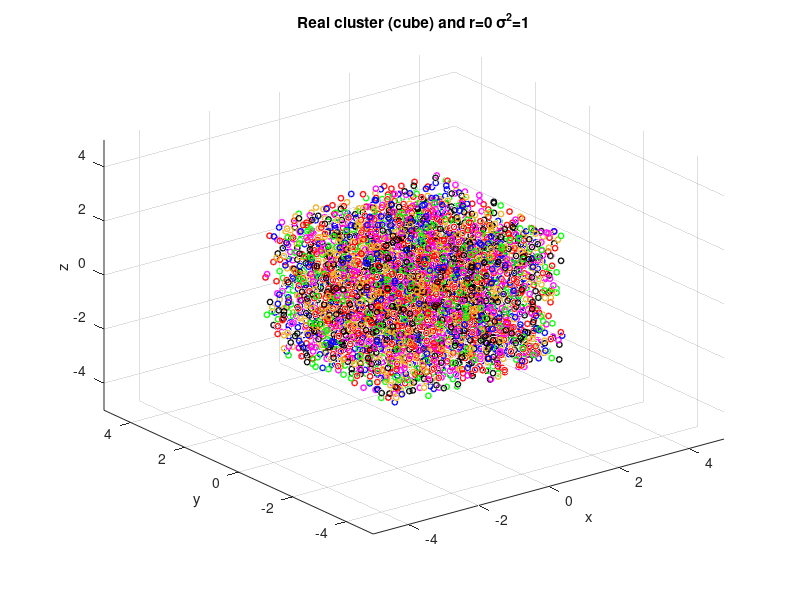
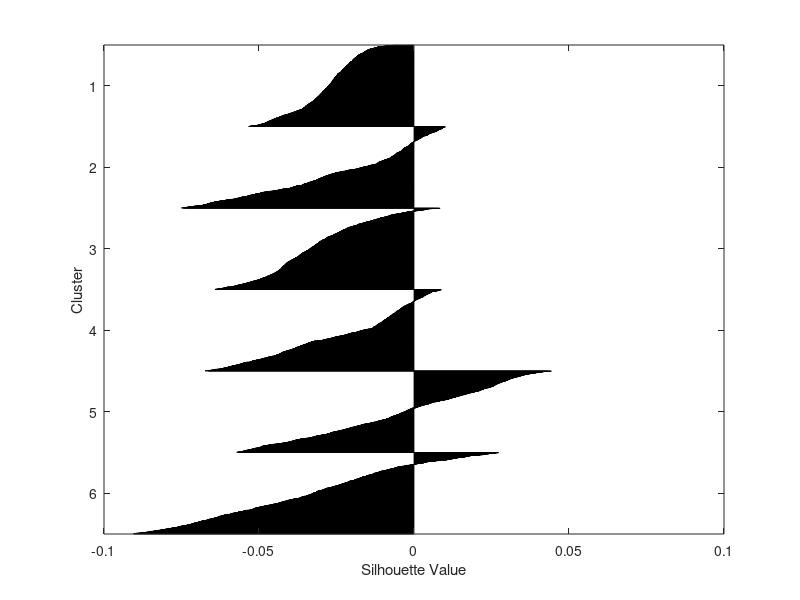

These charts were generated, in order, by the following MATLAB code: (Note: this script raises an error after producing the figures.)





close all
clear all

%Gaos shape or cube
type='cube';   
d=3;
c=6;
c_real=c;
c_est=c;

cluster_samples=1000*ones(1,c);
rotation=[0 0 0;0 0 0;0 0 0;0 0 0;0 0 0;0 0 0];
colors={{'r'},{'k'},{[0.9290 0.6940 0.1250]},{'magenta'},{'b'},{'g'},{'yellow'},...
        {[0.3010 0.7450 0.9330]},{[0.6350 0.0780 0.1840]}};
sigma=[1 2 4];
alpha=0.99919224588;
r=0:0.5:5;
ITTER=20;
c_est=c_real;
bins=200;
t=1:500;
thr=500;

for k=1:c_est 
     P_w_guess(k)=1/c_est;
end
for k=1:c_est 
    sigma_guess(:,:,k)=eye(d);
end

for s=1:length(sigma)
    for j=1:length(r)
        %r=30;                                           %distance from center
        centers=r(j)*[1 0 0;-1 0 0;0 1 0;0 -1 0;0 0 1;0 0 -1];
        mu_correct=centers;
        sigma_correct=zeros(d,d,c);
        for i=1:c
            sigma_correct(:,:,i)=eye(d)*sigma(s)^2;
        end
                                                       %ball in radius 3*sigma cover aplha from cube in len = L
        X=[];
        Labels=[];       
        for k=1:c
            R_A=[1 0 0;...
                0 cos(rotation(k,1)) sin(rotation(k,1));...
                0 -sin(rotation(k,1)) cos(rotation(k,1))];
            R_B=[cos(rotation(k,2)) 0 -sin(rotation(k,2));...
                 0 1 0;...
                 sin(rotation(k,2)) 0 cos(rotation(k,2))];
            R_C=[cos(rotation(k,3)) sin(rotation(k,3)) 0;...
                 -sin(rotation(k,3)) cos(rotation(k,3)) 0;...
                 0 0 1];
            if strcmp(type,'cube')
                L=sigma(s)*(36*pi/alpha)^(1/3);
                len=L*ones(c,d);
                ADD=centers(k,:)+len(k,:).*(rand(cluster_samples(k),d)-0.5);
            else       
                ADD=mvnrnd(mu_correct(k,:),sigma_correct(:,:,k),cluster_samples(k));
            end
            X=cat(1,X,ADD*R_A*R_B*R_C);
            Labels=cat(1,Labels,k*ones(cluster_samples(k),1));            
            plot3(ADD(:,1),ADD(:,2),ADD(:,3),'o','color',cell2mat(colors{k}),...
                        'LineWidth',1,'MarkerSize',4);
            title(['Real cluster (',type,') and r=',...
                  num2str(r(j)),' \sigma^{2}=',num2str(sigma(s))]);
            xlabel('x'); xlim(r(end)*[-1 1]);
            ylabel('y'); ylim(r(end)*[-1 1]);
            zlabel('z'); zlim(r(end)*[-1 1]);            
            hold on;
            
        end
        grid on;
              
        sill_R=silhouette(X,Labels);
        %{
        figure();
        histogram(sill_R,bins,'FaceColor','b');
        title('\color{blue}Real silhouette Cofficiants histogram');
        xlabel('cofficiant value');        
        xlim([-1 1]);
        grid on;
        %}
        
        for b=1:2
            if b==1
                ran=randi([1 size(X,1)],1,c_est);
                ran=[1 5 7 18 24 33];
                mu_guess=X(ran,:);
            else
                mu_guess=k_means(X,mu_guess,c_est);
            end
            
            [u_mle,mu_est,sigma_est,P_w_est,P_x_w_guess]=...
            mle_est(X,c_est,mu_guess,sigma_guess,P_w_guess,ITTER);
            disp(mu_est);
            if norm(double(isnan(u_mle)))>0 || ...
               norm(double(isnan(mu_est)))>0 || ...
               norm(double(isnan(reshape(sigma_est,d*d*c,1,1))))>0
               disp('gfdsgfdsgs');
            end
                                                
            u_est=zeros(c_est,size(X,1));
            for i=1:size(u_mle,1)
                 for v=1:size(u_mle,2)
                     if u_mle(i,v)<10^-5
                         u_mle(i,v)=0;
                     end
                     if u_mle(i,v)>1-10^-5
                         u_mle(i,v)=1;
                     end
                     if u_mle(i,v)>0.5
                         u_est(i,v)=1;
                     end
                 end
            end
            
            for i=1:size(X,1)
                index(i)=find(u_mle(:,i)==max(u_mle(:,i)));
            end
            mu_error(j,s,b)=my_norm(mu_correct,mu_est);
        	sigma_error(j,s,b)=my_norm(sigma_correct,sigma_est);
            RI(j,s,b)=rand_index(Labels,index);
            NMI(j,s,b)=nmi(index,Labels);
            S=silhouette(X,index)-sill_R;
            BAR_sill(j,s,b,1)=median(S);
            BAR_sill(j,s,b,2)=mean(S);
            BAR_sill(j,s,b,3)=var(S);
            M(j,s,b,:)=mean((S-mean(S)).^t);
            %REL_sill(j,s,b,:)=silhouette(X,index)-sill_R;
            fprintf(['r=',num2str(r(j)),...
                '  sigma=',num2str(sigma(s)),'  b=',num2str(b),'\n']);            
        end 
        
    end
end

RES(:,:,:,1)=mu_error;
RES(:,:,:,2)=sigma_error;
RES(:,:,:,3)=RI;
RES(:,:,:,4)=NMI;

tit={'\mu error','\sigma^{2} error','RI','NMI'};
for b=1:2
    figure(b+2);
    if b==1
        suptitle('Random initialization')
    else
        suptitle('k-mean initialization')
    end
    for PLOT=1:4
        subplot(2,2,PLOT)
        for s=1:length(sigma)
            plot(r,RES(:,s,b,PLOT),'color',cell2mat(colors{s}),...
                'LineWidth',2);
            hold on;
            lg{s}=['\sigma^{2}=',num2str(sigma(s))];
        end
        title(tit{PLOT},'FontSize',10);
        xlabel('r','FontSize',10);
        ylabel('Value','FontSize',10);
        legend(lg,'FontSize',10);
        grid on;
    end
end


figure();
LG={};
i=1;
for b=1:2
    for s=1:length(sigma)
        if b==1
            LG{i}=['R - \sigma^{2}=',num2str(sigma(s))];
        else
            LG{i}=['KM - \sigma^{2}=',num2str(sigma(s))];
        end        
        i=i+1;
    end
end

for PLOT=3:4
    subplot(2,1,PLOT-2);
    for s=1:length(sigma)
        plot(r,smooth(RES(:,s,1,PLOT)),'--','color',cell2mat(colors{s}),...
        'LineWidth',1);
        xlabel('r','FontSize',10);
        if PLOT==3
            ylabel('RI','FontSize',10); 
        else
            ylabel('NMI','FontSize',10); 
        end              
        hold on;
    end    
    for s=1:length(sigma)
        plot(r,RES(:,s,2,PLOT),'color',cell2mat(colors{s}),...
        'LineWidth',1.5);
        xlabel('r','FontSize',10);
        if PLOT==3
            ylabel('RI','FontSize',10); 
        else
            ylabel('NMI','FontSize',10); 
        end       
        hold on;
    end
    title([type,' disribution']);
    legend(LG,'FontSize',10);
    grid on;
end



figure();
rad=[3 length(r)];
u=0;
for z=1:length(rad)
    u=u+1;
    subplot(2,2,u);
    A=BAR_sill(rad(z),:,:,:);
    A=reshape(A,length(sigma)*2,3);
    bar(A);
    lgd=legend({'med','\mu','\sigma^{2}'},'FontSize',12);
    title(lgd,'Statistics');
    title(['Relative Silhouette statistics : S_{relative} ans R=',num2str(r(rad(z)))]);
    xticklabels({'R - \sigma^{2}=1 ','KM - \sigma^{2}=1 ',...
                 'R - \sigma^{2}=2 ','KM - \sigma^{2}=2 ',...
                 'R - \sigma^{2}=4','KM - \sigma^{2}=4 '...
                 });
    grid on;
    u=u+1;
    subplot(2,2,u)
    for s=1:length(sigma)
        for b=1:2
            for L=1:length(t)
                if max(M(rad(z),s,b,t(L)))>thr 
                    break;
                end
            end
            U=reshape(M(rad(z),s,b,1:L),1,L);
            if b==1
                plot(t(1:L),abs(U),'--','color',cell2mat(colors{s}),...
                    'LineWidth',2);
            else
                plot(t(1:L),abs(U),'color',cell2mat(colors{s}),...
                    'LineWidth',2);
            end
            hold on;
        end
    end
    xlim([t(1) t(L-1)]);
    title('Moment function M_{y}(t)=E[(Y-\mu_{y})^{t}]'); 
    xlabel('t');
    ylabel('E[(Y-\mu_{y})^{t}]');
    legend('R - \sigma^{2}=1 ','KM - \sigma^{2}=1 ',...
           'R - \sigma^{2}=2 ','KM - \sigma^{2}=2 ',...
           'R - \sigma^{2}=4 ','KM - \sigma^{2}=4 '...
           );
    grid on;
end